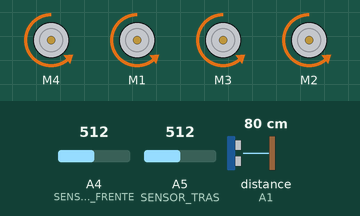
Bench run of a sketch on a simulated Arduino Uno, built with avr-gcc and run on an emulated ATmega328P. Shown: 4 × DC motor (green arrow = forward, orange = backward, longer = faster). The test bench sets the inputs (shaded band); at power-on: A4 (SENSOR_FRENTE) = 512, A5 (SENSOR_TRAS) = 512, distance to the obstacle (sensor on A1) 80 cm. The echo pulse lasts 58.3 µs per cm.

Above: at 5.4 s.
At 7.0 s:
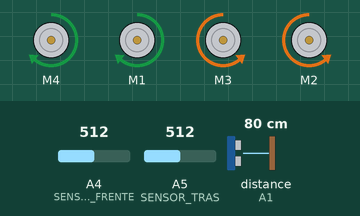
At 8.7 s:
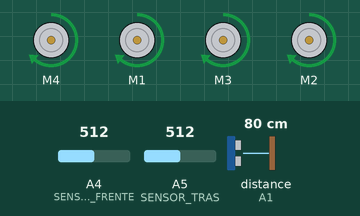
At 9.54 s:
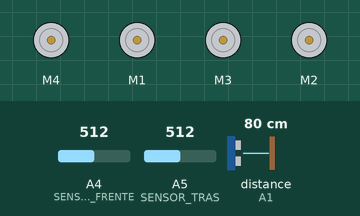
Timing chart, 0 to 10.2 s (numbered marks = the images above):
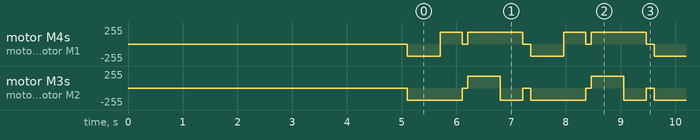

Measured:
- by itself, motor M4, motor M1: repeats every 2.3 s: forward 180/255 0.40 s, stopped 0.10 s, forward 180/255 1.0 s, stopped 0.15 s, backward 180/255 0.60 s
- by itself, motor M3, motor M2: repeats every 2.3 s: stopped 0.10 s, forward 180/255 0.60 s, backward 180/255 0.41 s, stopped 0.15 s, backward 180/255 1.0 s

The sketch:

teste_wall-e.ino
```cpp
#include <AFMotor.h>
#include <Ultrasonic.h>

#define TRIGGER A0
#define ECHO A1
#define SENSOR_FRENTE A4
#define SENSOR_TRAS A5

AF_DCMotor motor1(4);
AF_DCMotor motor2(1);
AF_DCMotor motor3(3);
AF_DCMotor motor4(2);

Ultrasonic ultrasonic(TRIGGER, ECHO);

const int DIST_ATAQUE = 30; // cm
const int PRETO = 1;
const int BRANCO = 0;
const int THRESHOLD = 512; // Ajuste conforme necessidade

void setup() {
  Serial.begin(9600);
  modoProcura();
  pinMode(SENSOR_FRENTE, INPUT);
  pinMode(SENSOR_TRAS, INPUT);
  delay(5000); // Espera 5 segundos antes de iniciar movimentação
}

bool detectarBorda(int pino) {
  int valor = analogRead(pino);
  return (valor < THRESHOLD) ? BRANCO : PRETO;
}

float lerDistancia() {
  // Para a maioria das bibliotecas Ultrasonic, read() retorna a distância em centímetros
  float distancia = ultrasonic.read(); // ou ultrasonic.readCM();
  if (distancia <= 0 || distancia > 400)
    return -1;
  return distancia;
}

void detectaAlvo() {
  float alvo = lerDistancia();
  if (alvo == -1) return;
  int sensorFrente = detectarBorda(SENSOR_FRENTE);
  int sensorTras = detectarBorda(SENSOR_TRAS);
  bool foraDoRange = (alvo > DIST_ATAQUE);
  bool noRange = (alvo <= DIST_ATAQUE && alvo > 5);
  bool naArena = (sensorFrente == BRANCO && sensorTras == BRANCO);
  if (foraDoRange && naArena) {
    modoProcura();
    procura();
  }
  if (noRange && naArena) {
    modoAtaque();
    while (detectarBorda(SENSOR_FRENTE) == BRANCO) {
      frente();
      delay(50);
      float distanciaAtual = lerDistancia();
      if (distanciaAtual == -1 || distanciaAtual > DIST_ATAQUE) break;
    }
    parada();
    delay(200);
    tras();
    delay(600);
    parada();
  }
}

void detectaBordaArena() {
  if (detectarBorda(SENSOR_FRENTE) == PRETO) {
    modoProcura();
    parada();
    delay(100);
    tras();
    delay(600);
    parada();
    esquerda();
    delay(400);
    parada();
  }
  if (detectarBorda(SENSOR_TRAS) == PRETO) {
    modoProcura();
    parada();
    delay(100);
    frente();
    delay(600);
    parada();
    esquerda();
    delay(400);
    parada();
  }
}

void loop() {
  detectaBordaArena();
  detectaAlvo();
  delay(50);
}

void frente() {
  motor1.run(FORWARD);
  motor2.run(FORWARD);
  motor3.run(FORWARD);
  motor4.run(FORWARD);
}

void tras() {
  motor1.run(BACKWARD);
  motor2.run(BACKWARD);
  motor3.run(BACKWARD);
  motor4.run(BACKWARD);
}

void parada() {
  motor1.run(RELEASE);
  motor2.run(RELEASE);
  motor3.run(RELEASE);
  motor4.run(RELEASE);
}

void esquerda() {
  motor1.run(FORWARD);
  motor2.run(FORWARD);
  motor3.run(BACKWARD);
  motor4.run(BACKWARD);
}

void direita() {
  motor1.run(BACKWARD);
  motor2.run(BACKWARD);
  motor3.run(FORWARD);
  motor4.run(FORWARD);
}

void procura() {
  frente();
  delay(500);
  esquerda();
  delay(250);
  parada();
  delay(50);
  static int contador = 0;
  if (contador++ % 3 == 0) {
    direita();
    delay(250);
  }
}

void modoAtaque() {
  motor1.setSpeed(255);
  motor2.setSpeed(255);
  motor3.setSpeed(255);
  motor4.setSpeed(255);
}

void modoProcura() {
  motor1.setSpeed(180);
  motor2.setSpeed(180);
  motor3.setSpeed(180);
  motor4.setSpeed(180);
}
```
